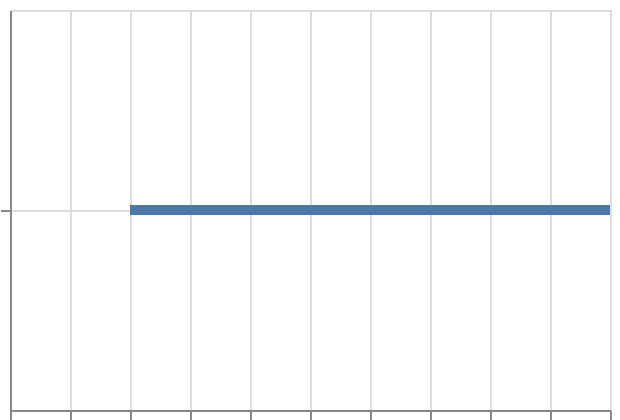

Specify this chart in Vega-Lite:
### Vega-Lite specification from a JSON file in a GitHub repository (floating-point values rounded to 4 significant figures)
{"$schema": "https://vega.github.io/schema/vega-lite/v6.json", "padding": 5, "autosize": "none", "width": 300, "height": 200, "data": {"name": "table", "values": [{"c": "A", "g": "p", "x": 1, "y": 2, "v": 5, "t": "2024-01-15", "o": {"v": 3}, "IMDB Rating": 6.1, "d": "x1"}, {"c": "B", "g": "q", "x": 2, "y": 4, "v": 9, "t": "2024-02-20", "o": {"v": 7}, "IMDB Rating": 7.4, "d": "x2"}, {"c": "A", "g": "q", "x": 3, "y": 3, "v": 2, "t": "2024-03-05", "o": {"v": 1}, "IMDB Rating": 5.2, "d": "x1"}, {"c": "C", "g": "p", "x": 4, "y": 6, "v": 7, "t": "2024-05-30", "o": {"v": 4}, "IMDB Rating": 8.8, "d": "x3"}, {"c": "B", "g": "p", "x": 5, "y": 5, "v": 4, "t": "2024-07-11", "o": {"v": 9}, "IMDB Rating": 6.9, "d": "x2"}, {"c": "C", "g": "q", "x": 6, "y": 8, "v": 6, "t": "2024-09-02", "o": {"v": 2}, "IMDB Rating": 7.7, "d": "x3"}, {"c": "A", "g": "p", "x": 7, "y": 7, "v": 8, "t": "2024-11-25", "o": {"v": 5}, "IMDB Rating": 4.4, "d": "x1"}, {"c": "B", "g": "q", "x": 8, "y": 9, "v": 3, "t": "2024-12-31", "o": {"v": 8}, "IMDB Rating": 9.1, "d": "x2"}]}, "transform": [{"bin": {"step": 2, "extent": [0, 10]}, "field": "v", "as": "vb"}, {"aggregate": [{"op": "count", "as": "n"}], "groupby": ["vb", "vb_end"]}], "mark": "bar", "encoding": {"x": {"field": "vb", "type": "quantitative"}, "x2": {"field": "vb_end"}, "y": {"field": "n", "type": "quantitative"}}}
